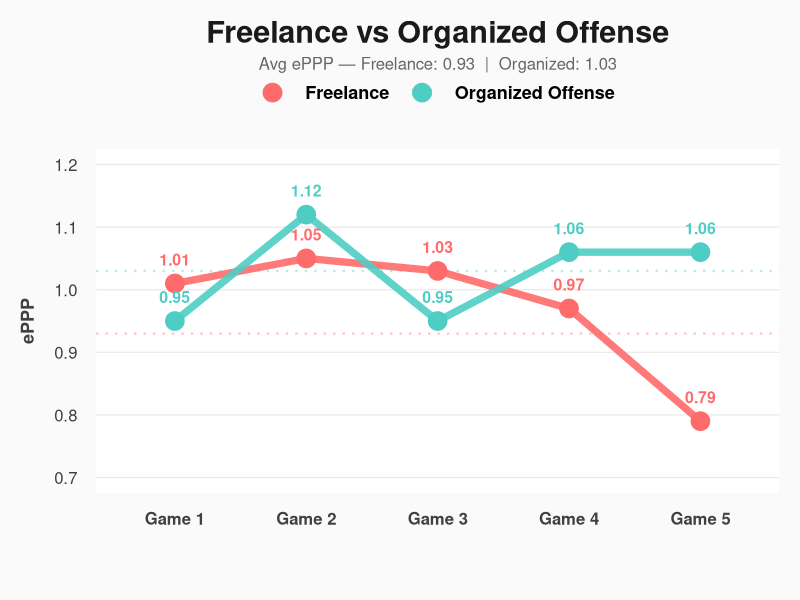

Reproduce this figure in R.
library(ggplot2)
library(dplyr)
library(tidyr)

# Create the dataset
offense_data <- data.frame(
  Game = c("Game 1", "Game 2", "Game 3", "Game 4", "Game 5"),
  Freelance = c(1.01, 1.05, 1.03, 0.97, 0.79),
  Organized_Offense = c(0.95, 1.12, 0.95, 1.06, 1.06)
)

# Manual averages as provided
avg_freelance <- 0.93
avg_organized <- 1.03

# Reshape data for plotting
offense_long <- offense_data %>%
  pivot_longer(cols = c(Freelance, Organized_Offense),
               names_to = "Attack_Type",
               values_to = "ePPP") %>%
  mutate(Attack_Type = ifelse(Attack_Type == "Organized_Offense", "Organized Offense", Attack_Type))

# Create the plot
ggplot(offense_long, aes(x = Game, y = ePPP, color = Attack_Type, group = Attack_Type)) +
  # Add horizontal lines for averages (subtle and dotted)
  geom_hline(yintercept = avg_freelance, linetype = "dotted", color = "#FF6B6B", size = 0.8, alpha = 0.4) +
  geom_hline(yintercept = avg_organized, linetype = "dotted", color = "#4ECDC4", size = 0.8, alpha = 0.4) +
  # Add lines connecting points
  geom_line(size = 2.5, alpha = 0.9) +
  # Add points
  geom_point(size = 6, alpha = 1) +
  # Add value labels on points
  geom_text(aes(label = sprintf("%.2f", ePPP)), 
            vjust = -1.5, size = 4, fontface = "bold", 
            family = "sans", show.legend = FALSE) +
  # Color scheme
  scale_color_manual(values = c("Freelance" = "#FF6B6B", "Organized Offense" = "#4ECDC4")) +
  # Labels and title
  labs(
    title = "Freelance vs Organized Offense",
    subtitle = sprintf("Avg ePPP — Freelance: %.2f  |  Organized: %.2f", 
                       avg_freelance, avg_organized),
    x = "",
    y = "ePPP",
    color = ""
  ) +
  # Y-axis limits and breaks
  scale_y_continuous(limits = c(0.7, 1.2), breaks = seq(0.7, 1.2, 0.1)) +
  # Theme customization - clean and modern
  theme_minimal(base_size = 30, base_family = "sans") +
  theme(
    plot.title = element_text(hjust = 0.5, size = 22, face = "bold", 
                              color = "#1a1a1a", margin = margin(b = 5)),
    plot.subtitle = element_text(hjust = 0.5, size = 12, color = "#666666", 
                                 margin = margin(b = 5)),
    plot.background = element_rect(fill = "#FAFAFA", color = NA),
    panel.background = element_rect(fill = "#FFFFFF", color = NA),
    panel.grid.major.y = element_line(color = "#E8E8E8", size = 0.4),
    panel.grid.minor = element_blank(),
    panel.grid.major.x = element_blank(),
    legend.position = "top",
    legend.title = element_blank(),
    legend.text = element_text(size = 13, face = "bold"),
    legend.background = element_rect(fill = NA, color = NA),
    legend.key = element_blank(),
    legend.key.size = unit(1.2, "lines"),
    legend.margin = margin(b = 2),
    axis.text = element_text(size = 12, color = "#404040"),
    axis.title.y = element_text(size = 13, face = "bold", color = "#404040", 
                                margin = margin(r = 12)),
    axis.text.x = element_text(size = 12, face = "bold", color = "#404040"),
    axis.ticks = element_blank(),
    plot.margin = margin(15, 15, 15, 15)
  )